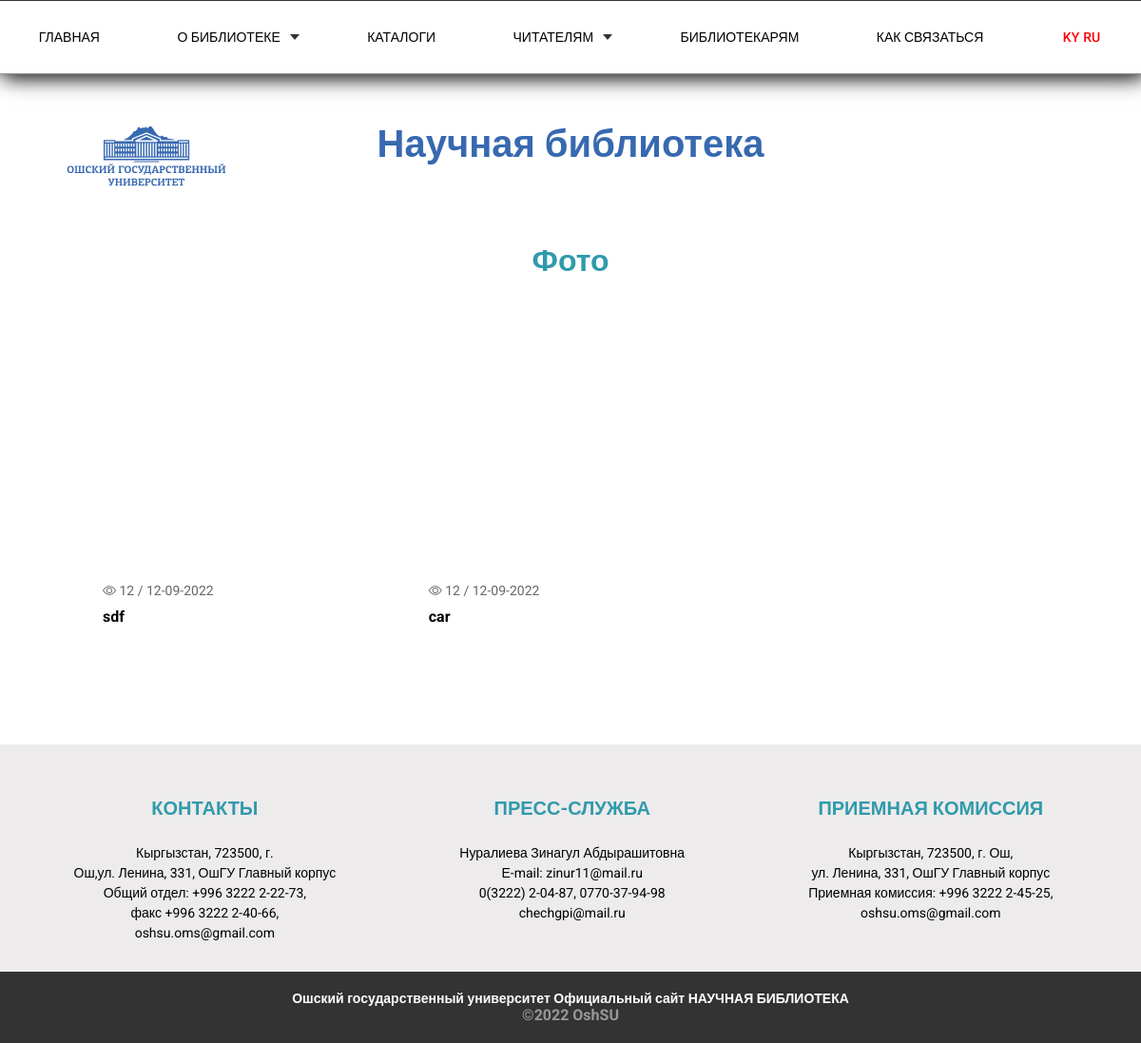
/photo, run on an earlier commit of the app's database.
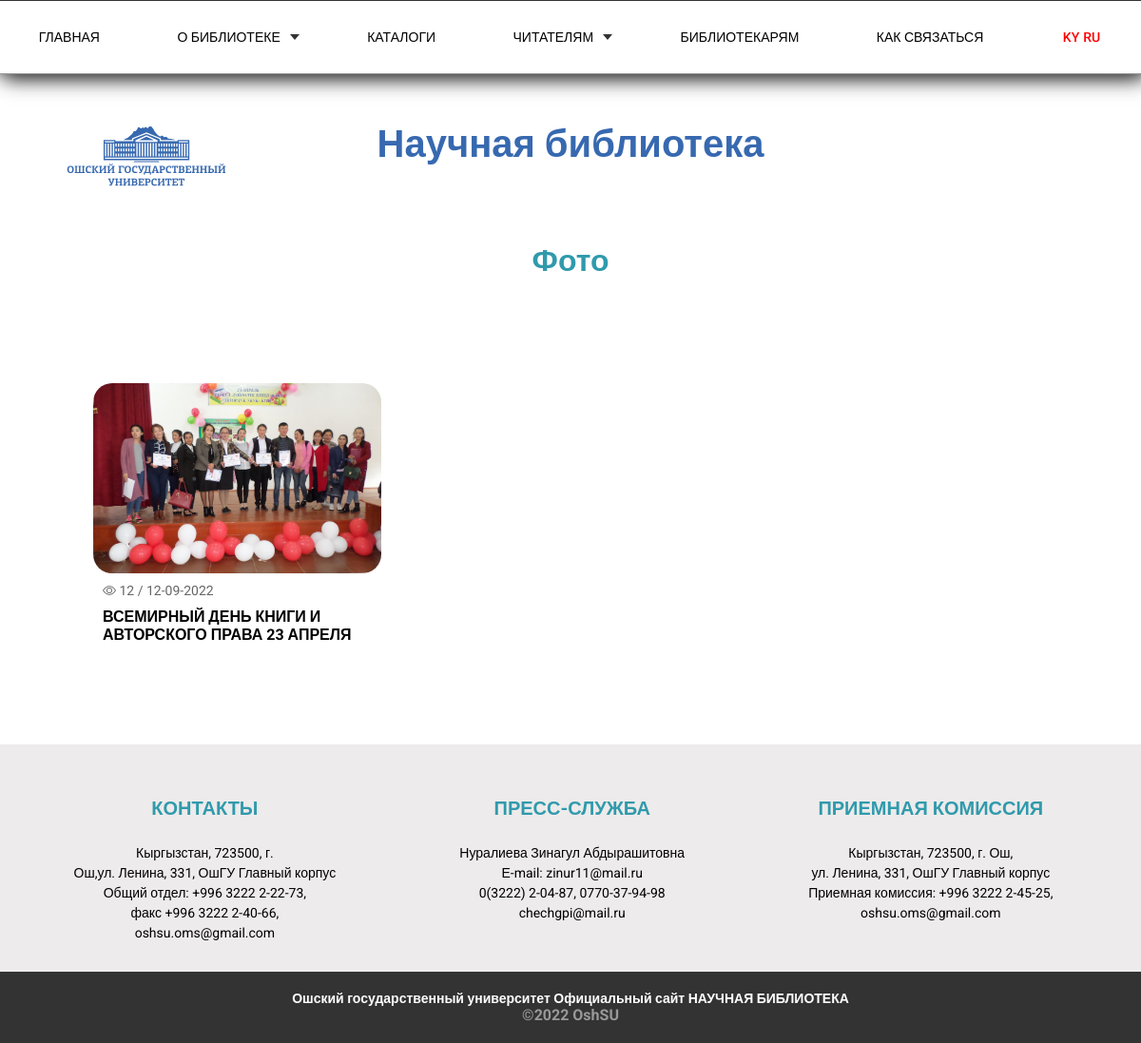
And on a later commit of the database.
### home/models.py (models this page shows, shortened)
class Photo(models.Model):
    image = models.ImageField(blank=True, null=True, verbose_name='Картинки')
    title = models.CharField(max_length=200, blank=True, null=True, verbose_name='Заголовок')
    photo_date = models.DateTimeField(auto_now=True)
    class Meta:
        verbose_name = 'Картинки'
        verbose_name_plural = 'Картинки'

### home/views.py (the view)
# urls.py: path('photo', views.photo, name='photo'),
def photo(request):
    photos = Photo.objects.all()
    context = {'photos': photos}
    return render(request, 'photo.html', context)

### templates/photo.html
{% extends 'index.html' %}
{% load static %}
{% block content %}
{% include 'header.html' %}
<link rel="stylesheet" href="{% static 'css/secondStyle.css' %}">
	<div class="sec-container">
		<h1 class="photo_title">Фото</h1>
		<div class="photo">
			{% for foto in photos %}
			<div class="photo_inner">
				<div class="photo_box">
				<div class="photo_item">
					<a href="{% url 'photo-Only' foto.id %}">
						<div class="photo_img" style="background-image: url({{ foto.image.url }})"></div>
					</a>
				</div>
				<div class="photo_index"><i class="bi bi-eye"></i> 12 / 12-09-2022</div>
				<h2>{{ foto.title }}</h2>
				</div>
			</div>
				{% endfor %}
		</div>
	</div>
{% include 'footer.html' %}
{% endblock %}

What changed in the data, as far as the page shows it:
removed Photo: title "sdf"
removed Photo: title "car"
added Photo: image (picture), title "ВСЕМИРНЫЙ ДЕНЬ КНИГИ И АВТОРСКОГО ПРАВА 23 АПРЕЛЯ"
